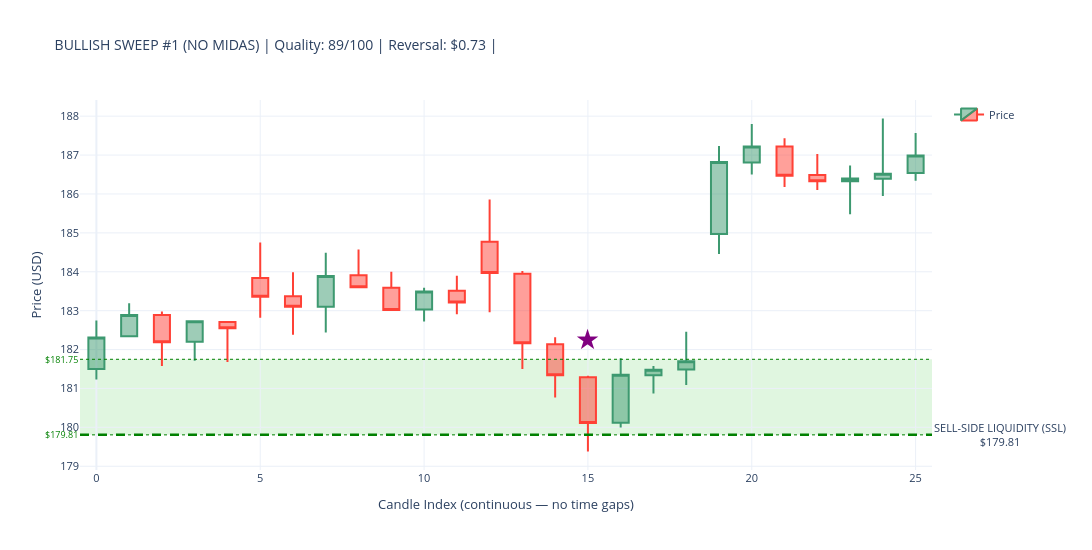
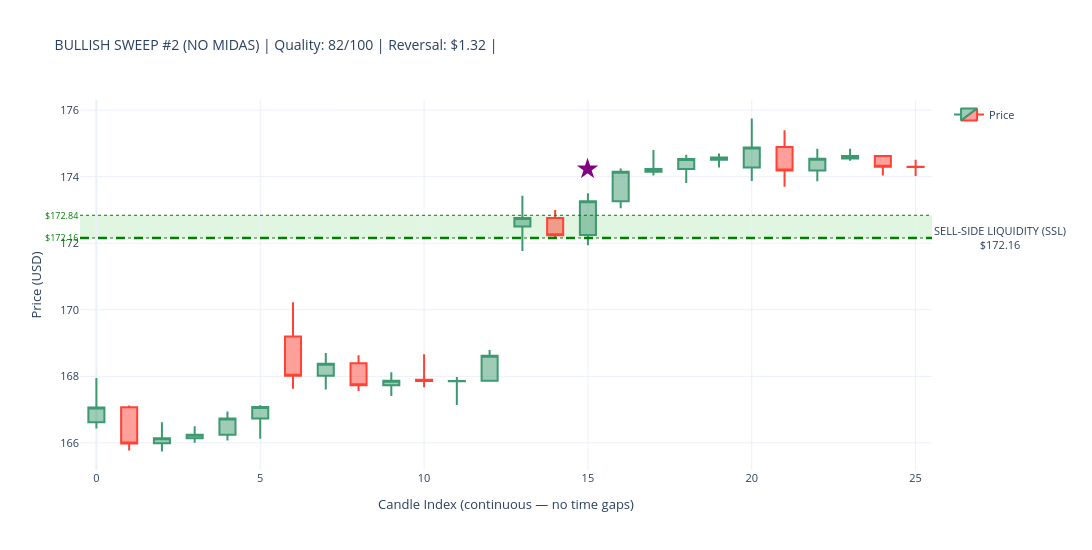
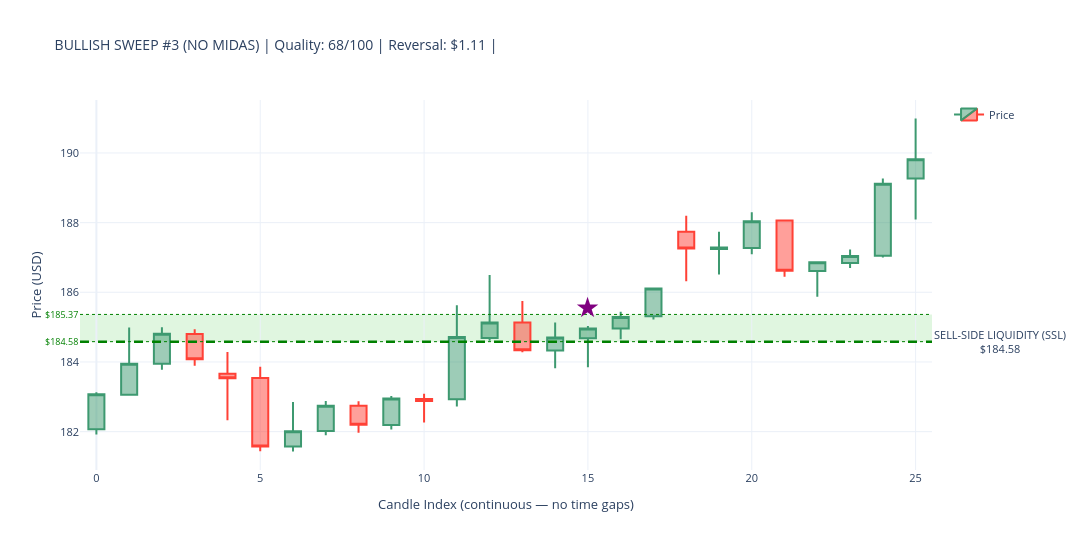
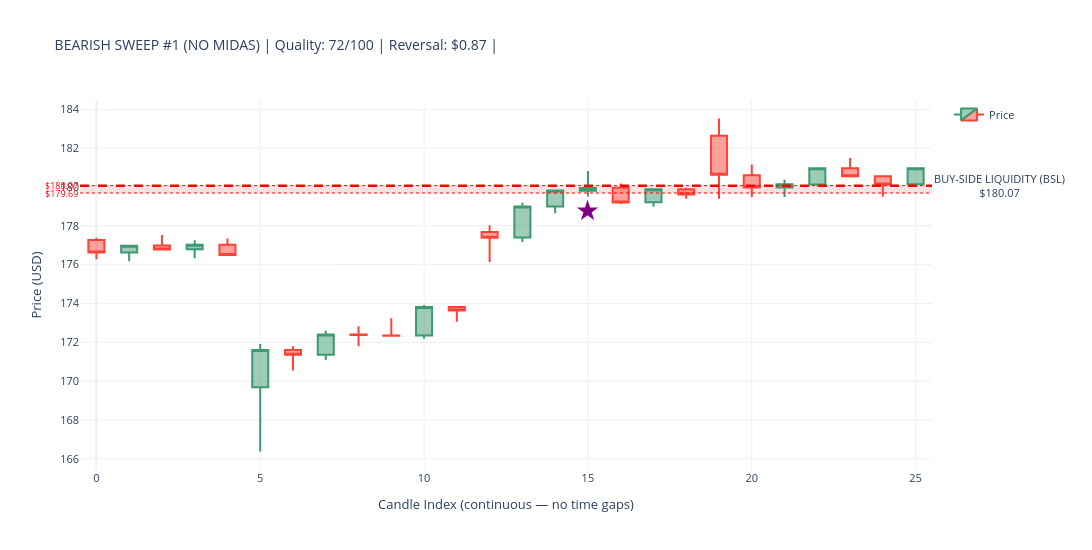

Source (notebook cell) for these figures, in order:
### Code cell
# ---------------------------------------------------------------------------
# SWEEP DETECTION CANDLESTICK VISUALIZATIONS WITH LIQUIDITY ZONES
# ---------------------------------------------------------------------------

required_vars = ['sweeps_hourly_no_midas', 'sweeps_hourly_with_midas', 'hourly_data']
missing_vars  = [v for v in required_vars if v not in globals()]

if missing_vars:
    print(f"\n⚠ WARNING: Missing variables — {missing_vars}")
    print("Please execute Part 8 first. Skipping visualization...")
else:
    print("\n✓ All required variables present. Proceeding with visualization...")

if not missing_vars:

    print("\n" + "=" * 70)
    print("VISUALIZING TOP SWEEPS — CANDLESTICK CHARTS WITH LIQUIDITY ZONES")
    print("=" * 70)

    import plotly.graph_objects as go

    price_data = hourly_data.copy()
    print(f"\n✓ Hourly data: {len(price_data)} candles")
    print(f"  Date range: {price_data['timestamp'].min().date()} → "
          f"{price_data['timestamp'].max().date()}")

    print(f"\nSweep data check:")
    print(f"  NO MIDAS  : {len(sweeps_hourly_no_midas)} total sweeps")
    if len(sweeps_hourly_no_midas) > 0:
        print(f"    Bullish : {(sweeps_hourly_no_midas['sweep_type']=='BULLISH').sum()}")
        print(f"    Bearish : {(sweeps_hourly_no_midas['sweep_type']=='BEARISH').sum()}")
    print(f"  WITH MIDAS: {len(sweeps_hourly_with_midas)} total sweeps")
    if len(sweeps_hourly_with_midas) > 0:
        print(f"    Bullish : {(sweeps_hourly_with_midas['sweep_type']=='BULLISH').sum()}")
        print(f"    Bearish : {(sweeps_hourly_with_midas['sweep_type']=='BEARISH').sum()}")


    def make_candlestick_chart_with_zones(
        price_df, sweep_timestamp, zone_level,
        zone_top, zone_bottom,
        sweep_type, chart_title
    ):
        try:
            # ── exact-hour timestamp match ────────────────────────────────────
            sweep_ts       = pd.to_datetime(sweep_timestamp)
            sweep_ts_naive = sweep_ts.tz_localize(None) if sweep_ts.tzinfo else sweep_ts
            ts_col_naive   = pd.to_datetime(price_df['timestamp']).dt.tz_localize(None)

            exact = price_df[ts_col_naive == sweep_ts_naive]
            sweep_idx = exact.index[0] if len(exact) > 0 else (
                (ts_col_naive - sweep_ts_naive).abs().idxmin()
            )

            sweep_pos = price_df.index.get_loc(sweep_idx)
            start_pos = max(0, sweep_pos - 15)
            end_pos   = min(len(price_df) - 1, sweep_pos + 10)

            subset = price_df.iloc[start_pos : end_pos + 1].copy().reset_index(drop=True)
            subset['candle_idx'] = range(len(subset))

            # FIX: build hover text as a list — Candlestick uses `text`, not `hovertemplate`
            hover_texts = [
                (f"{row['timestamp'].strftime('%Y-%m-%d %H:%M')}<br>"
                 f"O: ${row['open']:.2f}  H: ${row['high']:.2f}<br>"
                 f"L: ${row['low']:.2f}   C: ${row['close']:.2f}")
                for _, row in subset.iterrows()
            ]

            # ── candlestick ───────────────────────────────────────────────────
            fig = go.Figure(data=[go.Candlestick(
                x=subset['candle_idx'],
                open=subset['open'],  high=subset['high'],
                low=subset['low'],    close=subset['close'],
                name='Price',
                text=hover_texts,          # ← was hovertemplate (unsupported)
                hoverinfo='text',          # tell Plotly to show our text on hover
            )])

            # ── ICT-correct zone labels + actual boundaries ───────────────────
            if sweep_type == 'BULLISH':
                fill_color = 'rgba(0,180,0,0.12)'
                line_color = 'green'
                zone_label = 'SELL-SIDE LIQUIDITY (SSL)'
            else:
                fill_color = 'rgba(220,0,0,0.12)'
                line_color = 'red'
                zone_label = 'BUY-SIDE LIQUIDITY (BSL)'

            fig.add_hrect(
                y0=zone_bottom, y1=zone_top,
                fillcolor=fill_color, opacity=1.0,
                layer='below', line_width=0,
            )
            fig.add_hline(
                y=zone_level,
                line_width=2.5, line_dash='dash', line_color=line_color,
                annotation_text=f'{zone_label}<br>${zone_level:.2f}',
                annotation_position='right',
                annotation=dict(font_size=11, bgcolor='rgba(255,255,255,0.85)')
            )
            for y_val in [zone_top, zone_bottom]:
                fig.add_hline(
                    y=y_val, line_width=1, line_dash='dot', line_color=line_color,
                    annotation_text=f'${y_val:.2f}', annotation_position='left',
                    annotation=dict(font_size=9, font_color=line_color)
                )

            # ── sweep marker ──────────────────────────────────────────────────
            sweep_subset_pos = sweep_pos - start_pos
            if 0 <= sweep_subset_pos < len(subset):
                row_c = subset.iloc[sweep_subset_pos]
                cr    = row_c['high'] - row_c['low']
                arrow_y = (row_c['high'] + cr * 0.5 if sweep_type == 'BULLISH'
                           else row_c['low'] - cr * 0.5)
                fig.add_annotation(
                    x=row_c['candle_idx'], y=arrow_y,
                    text='★', showarrow=False,
                    font=dict(size=28, color='purple'),
                    xanchor='center'
                )

            fig.update_layout(
                title=dict(text=chart_title, font=dict(size=14)),
                yaxis_title='Price (USD)',
                xaxis_title='Candle Index (continuous — no time gaps)',
                template='plotly_white',
                height=550, width=1150,
                hovermode='x unified',
                xaxis_rangeslider_visible=False,
                xaxis=dict(type='linear'),
                showlegend=True,
                font=dict(size=11),
                margin=dict(l=80, r=160, t=100, b=80),
            )
            return fig

        except Exception as e:
            print(f"      ✗ Error ({type(e).__name__}): {e}")
            return None


    def plot_sweep_set(sweeps_df, label):
        if sweeps_df.empty:
            print(f"\n✗ No sweeps in {label} dataset")
            return

        print(f"\n{'=' * 70}")
        print(f"{label} SWEEPS WITH LIQUIDITY ZONES")
        print('=' * 70)

        for sweep_type, side_label in [
            ('BULLISH', 'SSL Raids (demand zone sweeps — bullish reversal)'),
            ('BEARISH', 'BSL Raids (supply zone sweeps — bearish reversal)'),
        ]:
            subset = (
                sweeps_df[sweeps_df['sweep_type'] == sweep_type]
                .nlargest(3, 'sweep_quality_score')
            )
            print(f"\n{side_label}  ({len(subset)} shown):")

            for i, (_, row) in enumerate(subset.iterrows(), 1):
                z_top = float(row.get('zone_top',    row['zone_level'] * 1.005))
                z_bot = float(row.get('zone_bottom', row['zone_level'] * 0.995))

                title = (
                    f"{sweep_type} SWEEP #{i} ({label}) | "
                    f"Quality: {row['sweep_quality_score']:.0f}/100 | "
                    f"Reversal: ${row['reversal_distance']:.2f} | "
                )
                print(f"  {i}. {row['timestamp']}  zone=${row['zone_level']:.2f}")

                fig = make_candlestick_chart_with_zones(
                    price_data,
                    sweep_timestamp = row['timestamp'],
                    zone_level      = row['zone_level'],
                    zone_top        = z_top,
                    zone_bottom     = z_bot,
                    sweep_type      = sweep_type,
                    chart_title     = title,
                )
                if fig:
                    fig.show()
                else:
                    print("      → Could not create chart")


    plot_sweep_set(sweeps_hourly_no_midas,   'NO MIDAS')
    plot_sweep_set(sweeps_hourly_with_midas, 'WITH MIDAS')

    print("\n" + "=" * 70)
    print("✓ LIQUIDITY ZONE SWEEP VISUALIZATION COMPLETE")
    print("=" * 70)
    print("\nVISUAL LEGEND:")
    print("  🟢 GREEN ZONE : Demand zone — SSL raid (BULLISH sweep, reversal up)")
    print("  🔴 RED ZONE   : Supply zone — BSL raid (BEARISH sweep, reversal down)")
    print("  ★ Star        : Exact sweep detection candle")
    print("  - - Dashed    : Zone midline (zone_level)")
    print("  ··· Dotted    : Actual zone top / bottom boundaries")

### Figure 1 — Plotly figure (JSON) as saved in the notebook; plotly's stock layout.template omitted (floating-point values rounded to 4 significant figures)
{"data": [{"close": [182.3, 182.9, 182.2, 182.7, 182.6, 183.4, 183.1, 183.9, 183.6, 183.0, 183.5, 183.2, 184.0, 182.2, 181.3, 180.1, 181.3, 181.5, 181.7, 186.8, 187.2, 186.5, 186.3, 186.4, 186.5, 187.0], "high": [182.8, 183.2, 183.0, 182.7, 182.7, 184.8, 184.0, 184.5, 184.6, 184, 183.6, 183.9, 185.9, 184.0, 182.3, 181.3, 181.8, 181.6, 182.5, 187.2, 187.8, 187.4, 187.0, 186.7, 187.9, 187.6], "hoverinfo": "text", "low": [181.2, 182.3, 181.6, 181.7, 181.7, 182.8, 182.4, 182.4, 183.6, 183.0, 182.7, 182.9, 183.0, 181.5, 180.8, 179.4, 180, 180.9, 181.1, 184.5, 186.5, 186.2, 186.1, 185.5, 185.9, 186.3], "name": "Price", "open": [181.5, 182.3, 182.9, 182.2, 182.7, 183.8, 183.4, 183.1, 183.9, 183.6, 183.0, 183.5, 184.8, 183.9, 182.1, 181.3, 180.1, 181.3, 181.5, 185.0, 186.8, 187.2, 186.5, 186.3, 186.4, 186.5], "text": ["2024-07-26 11:30<br>O: $181.50  H: $182.75<br>L: $181.23   C: $182.31", "2024-07-26 12:30<br>O: $182.34  H: $183.19<br>L: $182.33   C: $182.89", "2024-07-26 13:30<br>O: $182.89  H: $182.98<br>L: $181.58   C: $182.19", "2024-07-26 14:30<br>O: $182.20  H: $182.73<br>L: $181.71   C: $182.73", "2024-07-26 15:30<br>O: $182.71  H: $182.72<br>L: $181.68   C: $182.55", "2024-07-29 09:30<br>O: $183.84  H: $184.75<br>L: $182.82   C: $183.36", "2024-07-29 10:30<br>O: $183.37  H: $183.99<br>L: $182.38   C: $183.10", "2024-07-29 11:30<br>O: $183.10  H: $184.49<br>L: $182.44   C: $183.89", "2024-07-29 12:30<br>O: $183.91  H: $184.57<br>L: $183.60   C: $183.60", "2024-07-29 13:30<br>O: $183.59  H: $184.00<br>L: $182.99   C: $183.02", "2024-07-29 14:30<br>O: $183.03  H: $183.59<br>L: $182.72   C: $183.49", "2024-07-29 15:30<br>O: $183.51  H: $183.90<br>L: $182.91   C: $183.21", "2024-07-30 09:30<br>O: $184.77  H: $185.86<br>L: $182.96   C: $183.97", "2024-07-30 10:30<br>O: $183.95  H: $184.02<br>L: $181.50   C: $182.16", "2024-07-30 11:30<br>O: $182.14  H: $182.32<br>L: $180.77   C: $181.34", "2024-07-30 12:30<br>O: $181.29  H: $181.33<br>L: $179.38   C: $180.11", "2024-07-30 13:30<br>O: $180.12  H: $181.78<br>L: $180.00   C: $181.35", "2024-07-30 14:30<br>O: $181.34  H: $181.58<br>L: $180.87   C: $181.48", "2024-07-30 15:30<br>O: $181.49  H: $182.46<br>L: $181.09   C: $181.70", "2024-07-31 09:30<br>O: $184.97  H: $187.23<br>L: $184.46   C: $186.82", "2024-07-31 10:30<br>O: $186.81  H: $187.80<br>L: $186.50   C: $187.22", "2024-07-31 11:30<br>O: $187.22  H: $187.43<br>L: $186.18   C: $186.47", "2024-07-31 12:30<br>O: $186.49  H: $187.03<br>L: $186.10   C: $186.33", "2024-07-31 13:30<br>O: $186.33  H: $186.73<br>L: $185.48   C: $186.40", "2024-07-31 14:30<br>O: $186.39  H: $187.94<br>L: $185.95   C: $186.52", "2024-07-31 15:30<br>O: $186.54  H: $187.57<br>L: $186.34   C: $186.99"], "type": "candlestick", "x": [0, 1, 2, 3, 4, 5, 6, 7, 8, 9, 10, 11, 12, 13, 14, 15, 16, 17, 18, 19, 20, 21, 22, 23, 24, 25]}], "layout": {"annotations": [{"bgcolor": "rgba(255,255,255,0.85)", "font": {"size": 11}, "showarrow": false, "text": "SELL-SIDE LIQUIDITY (SSL)<br>$179.81", "x": 1, "xanchor": "left", "xref": "x domain", "y": 179.8, "yanchor": "middle", "yref": "y"}, {"font": {"color": "green", "size": 9}, "showarrow": false, "text": "$181.75", "x": 0, "xanchor": "right", "xref": "x domain", "y": 181.8, "yanchor": "middle", "yref": "y"}, {"font": {"color": "green", "size": 9}, "showarrow": false, "text": "$179.81", "x": 0, "xanchor": "right", "xref": "x domain", "y": 179.8, "yanchor": "middle", "yref": "y"}, {"font": {"color": "purple", "size": 28}, "showarrow": false, "text": "★", "x": 15, "xanchor": "center", "y": 182.3}], "font": {"size": 11}, "height": 550, "hovermode": "x unified", "margin": {"b": 80, "l": 80, "r": 160, "t": 100}, "shapes": [{"fillcolor": "rgba(0,180,0,0.12)", "layer": "below", "line": {"width": 0}, "opacity": 1, "type": "rect", "x0": 0, "x1": 1, "xref": "x domain", "y0": 179.8, "y1": 181.8, "yref": "y"}, {"line": {"color": "green", "dash": "dash", "width": 2.5}, "type": "line", "x0": 0, "x1": 1, "xref": "x domain", "y0": 179.8, "y1": 179.8, "yref": "y"}, {"line": {"color": "green", "dash": "dot", "width": 1}, "type": "line", "x0": 0, "x1": 1, "xref": "x domain", "y0": 181.8, "y1": 181.8, "yref": "y"}, {"line": {"color": "green", "dash": "dot", "width": 1}, "type": "line", "x0": 0, "x1": 1, "xref": "x domain", "y0": 179.8, "y1": 179.8, "yref": "y"}], "showlegend": true, "title": {"font": {"size": 14}, "text": "BULLISH SWEEP #1 (NO MIDAS) | Quality: 89/100 | Reversal: $0.73 | "}, "width": 1150, "xaxis": {"rangeslider": {"visible": false}, "title": {"text": "Candle Index (continuous — no time gaps)"}, "type": "linear"}, "yaxis": {"title": {"text": "Price (USD)"}}}}

### Figure 2 — Plotly figure (JSON) as saved in the notebook; plotly's stock layout.template omitted (floating-point values rounded to 4 significant figures)
{"data": [{"close": [167.1, 166.0, 166.1, 166.2, 166.7, 167.1, 168.0, 168.4, 167.7, 167.9, 167.9, 167.9, 168.6, 172.8, 172.2, 173.3, 174.2, 174.2, 174.5, 174.6, 174.9, 174.2, 174.5, 174.6, 174.3, 174.3], "high": [167.9, 167.1, 166.6, 166.5, 166.9, 167.1, 170.2, 168.7, 168.6, 168.1, 168.7, 168.0, 168.8, 173.4, 173, 173.5, 174.2, 174.8, 174.7, 174.7, 175.8, 175.4, 174.8, 174.8, 174.6, 174.5], "hoverinfo": "text", "low": [166.4, 165.8, 165.7, 166, 166.1, 166.1, 167.6, 167.6, 167.6, 167.4, 167.7, 167.1, 167.9, 171.8, 172.2, 171.9, 173.1, 174.0, 173.8, 174.3, 173.9, 173.7, 173.9, 174.5, 174.0, 174.0], "name": "Price", "open": [166.6, 167.1, 166.0, 166.1, 166.2, 166.7, 169.2, 168.0, 168.4, 167.7, 167.9, 167.8, 167.9, 172.5, 172.8, 172.2, 173.3, 174.2, 174.2, 174.5, 174.3, 174.9, 174.2, 174.6, 174.6, 174.3], "text": ["2024-02-20 10:30<br>O: $166.62  H: $167.95<br>L: $166.43   C: $167.06", "2024-02-20 11:30<br>O: $167.07  H: $167.12<br>L: $165.77   C: $165.98", "2024-02-20 12:30<br>O: $165.99  H: $166.62<br>L: $165.74   C: $166.14", "2024-02-20 13:30<br>O: $166.14  H: $166.50<br>L: $166.00   C: $166.24", "2024-02-20 14:30<br>O: $166.24  H: $166.94<br>L: $166.07   C: $166.73", "2024-02-20 15:30<br>O: $166.73  H: $167.13<br>L: $166.12   C: $167.08", "2024-02-21 09:30<br>O: $169.20  H: $170.23<br>L: $167.63   C: $168.02", "2024-02-21 10:30<br>O: $168.02  H: $168.70<br>L: $167.60   C: $168.38", "2024-02-21 11:30<br>O: $168.39  H: $168.63<br>L: $167.56   C: $167.73", "2024-02-21 12:30<br>O: $167.73  H: $168.12<br>L: $167.41   C: $167.87", "2024-02-21 13:30<br>O: $167.90  H: $168.66<br>L: $167.67   C: $167.86", "2024-02-21 14:30<br>O: $167.85  H: $167.98<br>L: $167.14   C: $167.86", "2024-02-21 15:30<br>O: $167.87  H: $168.79<br>L: $167.87   C: $168.62", "2024-02-22 09:30<br>O: $172.50  H: $173.43<br>L: $171.77   C: $172.76", "2024-02-22 10:30<br>O: $172.76  H: $173.00<br>L: $172.16   C: $172.24", "2024-02-22 11:30<br>O: $172.25  H: $173.50<br>L: $171.94   C: $173.26", "2024-02-22 12:30<br>O: $173.26  H: $174.25<br>L: $173.05   C: $174.15", "2024-02-22 13:30<br>O: $174.15  H: $174.80<br>L: $174.04   C: $174.23", "2024-02-22 14:30<br>O: $174.23  H: $174.66<br>L: $173.81   C: $174.53", "2024-02-22 15:30<br>O: $174.51  H: $174.70<br>L: $174.28   C: $174.58", "2024-02-23 09:30<br>O: $174.28  H: $175.75<br>L: $173.87   C: $174.88", "2024-02-23 10:30<br>O: $174.89  H: $175.40<br>L: $173.70   C: $174.19", "2024-02-23 11:30<br>O: $174.19  H: $174.84<br>L: $173.86   C: $174.54", "2024-02-23 12:30<br>O: $174.55  H: $174.84<br>L: $174.48   C: $174.62", "2024-02-23 13:30<br>O: $174.62  H: $174.63<br>L: $174.04   C: $174.30", "2024-02-23 14:30<br>O: $174.30  H: $174.51<br>L: $174.02   C: $174.29"], "type": "candlestick", "x": [0, 1, 2, 3, 4, 5, 6, 7, 8, 9, 10, 11, 12, 13, 14, 15, 16, 17, 18, 19, 20, 21, 22, 23, 24, 25]}], "layout": {"annotations": [{"bgcolor": "rgba(255,255,255,0.85)", "font": {"size": 11}, "showarrow": false, "text": "SELL-SIDE LIQUIDITY (SSL)<br>$172.16", "x": 1, "xanchor": "left", "xref": "x domain", "y": 172.2, "yanchor": "middle", "yref": "y"}, {"font": {"color": "green", "size": 9}, "showarrow": false, "text": "$172.84", "x": 0, "xanchor": "right", "xref": "x domain", "y": 172.8, "yanchor": "middle", "yref": "y"}, {"font": {"color": "green", "size": 9}, "showarrow": false, "text": "$172.16", "x": 0, "xanchor": "right", "xref": "x domain", "y": 172.2, "yanchor": "middle", "yref": "y"}, {"font": {"color": "purple", "size": 28}, "showarrow": false, "text": "★", "x": 15, "xanchor": "center", "y": 174.3}], "font": {"size": 11}, "height": 550, "hovermode": "x unified", "margin": {"b": 80, "l": 80, "r": 160, "t": 100}, "shapes": [{"fillcolor": "rgba(0,180,0,0.12)", "layer": "below", "line": {"width": 0}, "opacity": 1, "type": "rect", "x0": 0, "x1": 1, "xref": "x domain", "y0": 172.2, "y1": 172.8, "yref": "y"}, {"line": {"color": "green", "dash": "dash", "width": 2.5}, "type": "line", "x0": 0, "x1": 1, "xref": "x domain", "y0": 172.2, "y1": 172.2, "yref": "y"}, {"line": {"color": "green", "dash": "dot", "width": 1}, "type": "line", "x0": 0, "x1": 1, "xref": "x domain", "y0": 172.8, "y1": 172.8, "yref": "y"}, {"line": {"color": "green", "dash": "dot", "width": 1}, "type": "line", "x0": 0, "x1": 1, "xref": "x domain", "y0": 172.2, "y1": 172.2, "yref": "y"}], "showlegend": true, "title": {"font": {"size": 14}, "text": "BULLISH SWEEP #2 (NO MIDAS) | Quality: 82/100 | Reversal: $1.32 | "}, "width": 1150, "xaxis": {"rangeslider": {"visible": false}, "title": {"text": "Candle Index (continuous — no time gaps)"}, "type": "linear"}, "yaxis": {"title": {"text": "Price (USD)"}}}}

### Figure 3 — Plotly figure (JSON) as saved in the notebook; plotly's stock layout.template omitted (floating-point values rounded to 4 significant figures)
{"data": [{"close": [183.1, 183.9, 184.8, 184.1, 183.5, 181.6, 182.0, 182.7, 182.2, 182.9, 182.9, 184.7, 185.1, 184.3, 184.7, 185.0, 185.3, 186.1, 187.3, 187.3, 188.0, 186.6, 186.9, 187.0, 189.1, 189.8], "high": [183.1, 185.0, 185, 184.9, 184.3, 183.9, 182.8, 182.9, 182.9, 183.0, 183.1, 185.6, 186.5, 185.8, 185.1, 185.0, 185.4, 186.1, 188.2, 187.7, 188.3, 188.1, 186.9, 187.2, 189.3, 191.0], "hoverinfo": "text", "low": [181.9, 183.1, 183.8, 183.9, 182.3, 181.4, 181.4, 181.9, 182.0, 182.1, 182.3, 182.7, 184.6, 184.3, 183.8, 183.8, 184.7, 185.2, 186.3, 186.5, 187.1, 186.4, 185.9, 186.7, 187, 188.1], "name": "Price", "open": [182.1, 183.1, 183.9, 184.8, 183.7, 183.5, 181.6, 182.0, 182.7, 182.2, 182.9, 182.9, 184.7, 185.1, 184.3, 184.7, 185.0, 185.3, 187.7, 187.2, 187.3, 188.1, 186.6, 186.8, 187.1, 189.3], "text": ["2024-06-17 12:30<br>O: $182.07  H: $183.13<br>L: $181.92   C: $183.07", "2024-06-17 13:30<br>O: $183.06  H: $184.99<br>L: $183.05   C: $183.95", "2024-06-17 14:30<br>O: $183.95  H: $185.00<br>L: $183.78   C: $184.81", "2024-06-17 15:30<br>O: $184.80  H: $184.94<br>L: $183.89   C: $184.08", "2024-06-18 09:30<br>O: $183.66  H: $184.29<br>L: $182.33   C: $183.53", "2024-06-18 10:30<br>O: $183.54  H: $183.86<br>L: $181.44   C: $181.57", "2024-06-18 11:30<br>O: $181.57  H: $182.85<br>L: $181.43   C: $182.01", "2024-06-18 12:30<br>O: $182.02  H: $182.88<br>L: $181.90   C: $182.74", "2024-06-18 13:30<br>O: $182.74  H: $182.87<br>L: $181.97   C: $182.20", "2024-06-18 14:30<br>O: $182.19  H: $183.02<br>L: $182.06   C: $182.95", "2024-06-18 15:30<br>O: $182.94  H: $183.09<br>L: $182.26   C: $182.88", "2024-06-20 09:30<br>O: $182.93  H: $185.63<br>L: $182.72   C: $184.72", "2024-06-20 10:30<br>O: $184.69  H: $186.50<br>L: $184.61   C: $185.13", "2024-06-20 11:30<br>O: $185.13  H: $185.75<br>L: $184.28   C: $184.34", "2024-06-20 12:30<br>O: $184.33  H: $185.13<br>L: $183.82   C: $184.70", "2024-06-20 13:30<br>O: $184.68  H: $185.03<br>L: $183.85   C: $184.96", "2024-06-20 14:30<br>O: $184.96  H: $185.44<br>L: $184.65   C: $185.29", "2024-06-20 15:30<br>O: $185.31  H: $186.11<br>L: $185.22   C: $186.11", "2024-06-21 09:30<br>O: $187.74  H: $188.20<br>L: $186.32   C: $187.26", "2024-06-21 10:30<br>O: $187.24  H: $187.74<br>L: $186.51   C: $187.29", "2024-06-21 11:30<br>O: $187.27  H: $188.30<br>L: $187.09   C: $188.04", "2024-06-21 12:30<br>O: $188.06  H: $188.06<br>L: $186.45   C: $186.62", "2024-06-21 13:30<br>O: $186.61  H: $186.87<br>L: $185.87   C: $186.86", "2024-06-21 14:30<br>O: $186.84  H: $187.23<br>L: $186.70   C: $187.04", "2024-06-21 15:30<br>O: $187.05  H: $189.27<br>L: $187.00   C: $189.12", "2024-06-24 09:30<br>O: $189.27  H: $190.99<br>L: $188.09   C: $189.82"], "type": "candlestick", "x": [0, 1, 2, 3, 4, 5, 6, 7, 8, 9, 10, 11, 12, 13, 14, 15, 16, 17, 18, 19, 20, 21, 22, 23, 24, 25]}], "layout": {"annotations": [{"bgcolor": "rgba(255,255,255,0.85)", "font": {"size": 11}, "showarrow": false, "text": "SELL-SIDE LIQUIDITY (SSL)<br>$184.58", "x": 1, "xanchor": "left", "xref": "x domain", "y": 184.6, "yanchor": "middle", "yref": "y"}, {"font": {"color": "green", "size": 9}, "showarrow": false, "text": "$185.37", "x": 0, "xanchor": "right", "xref": "x domain", "y": 185.4, "yanchor": "middle", "yref": "y"}, {"font": {"color": "green", "size": 9}, "showarrow": false, "text": "$184.58", "x": 0, "xanchor": "right", "xref": "x domain", "y": 184.6, "yanchor": "middle", "yref": "y"}, {"font": {"color": "purple", "size": 28}, "showarrow": false, "text": "★", "x": 15, "xanchor": "center", "y": 185.6}], "font": {"size": 11}, "height": 550, "hovermode": "x unified", "margin": {"b": 80, "l": 80, "r": 160, "t": 100}, "shapes": [{"fillcolor": "rgba(0,180,0,0.12)", "layer": "below", "line": {"width": 0}, "opacity": 1, "type": "rect", "x0": 0, "x1": 1, "xref": "x domain", "y0": 184.6, "y1": 185.4, "yref": "y"}, {"line": {"color": "green", "dash": "dash", "width": 2.5}, "type": "line", "x0": 0, "x1": 1, "xref": "x domain", "y0": 184.6, "y1": 184.6, "yref": "y"}, {"line": {"color": "green", "dash": "dot", "width": 1}, "type": "line", "x0": 0, "x1": 1, "xref": "x domain", "y0": 185.4, "y1": 185.4, "yref": "y"}, {"line": {"color": "green", "dash": "dot", "width": 1}, "type": "line", "x0": 0, "x1": 1, "xref": "x domain", "y0": 184.6, "y1": 184.6, "yref": "y"}], "showlegend": true, "title": {"font": {"size": 14}, "text": "BULLISH SWEEP #3 (NO MIDAS) | Quality: 68/100 | Reversal: $1.11 | "}, "width": 1150, "xaxis": {"rangeslider": {"visible": false}, "title": {"text": "Candle Index (continuous — no time gaps)"}, "type": "linear"}, "yaxis": {"title": {"text": "Price (USD)"}}}}

### Figure 4 — Plotly figure (JSON) as saved in the notebook; plotly's stock layout.template omitted (floating-point values rounded to 4 significant figures)
{"data": [{"close": [176.6, 177.0, 176.8, 177.0, 176.5, 171.6, 171.3, 172.4, 172.4, 172.3, 173.8, 173.6, 177.4, 179.0, 179.8, 179.9, 179.2, 179.9, 179.6, 180.6, 180.0, 180.1, 181.0, 180.6, 180.1, 181.0], "high": [177.4, 177, 177.5, 177.2, 177.3, 171.9, 171.8, 172.6, 172.8, 173.2, 173.9, 173.8, 178.0, 179.2, 179.9, 180.8, 180.2, 179.9, 180.0, 183.5, 181.2, 180.4, 181.0, 181.5, 180.6, 181.0], "hoverinfo": "text", "low": [176.3, 176.2, 176.7, 176.3, 176.5, 166.4, 170.6, 171.1, 171.8, 172.3, 172.2, 173.1, 176.1, 177.2, 178.7, 179.5, 179.1, 179.0, 179.4, 179.4, 179.5, 179.5, 180.0, 180.5, 179.5, 180.1], "name": "Price", "open": [177.3, 176.6, 177.0, 176.8, 177.0, 169.7, 171.6, 171.4, 172.4, 172.3, 172.3, 173.8, 177.7, 177.4, 179.0, 179.8, 180.0, 179.2, 179.9, 182.6, 180.6, 180.0, 180.1, 181.0, 180.6, 180.1], "text": ["2024-04-24 11:30<br>O: $177.27  H: $177.39<br>L: $176.28   C: $176.63", "2024-04-24 12:30<br>O: $176.62  H: $177.00<br>L: $176.18   C: $176.97", "2024-04-24 13:30<br>O: $176.98  H: $177.53<br>L: $176.73   C: $176.78", "2024-04-24 14:30<br>O: $176.79  H: $177.25<br>L: $176.33   C: $177.02", "2024-04-24 15:30<br>O: $177.02  H: $177.35<br>L: $176.50   C: $176.50", "2024-04-25 09:30<br>O: $169.68  H: $171.91<br>L: $166.37   C: $171.60", "2024-04-25 10:30<br>O: $171.60  H: $171.79<br>L: $170.55   C: $171.35", "2024-04-25 11:30<br>O: $171.36  H: $172.59<br>L: $171.08   C: $172.40", "2024-04-25 12:30<br>O: $172.40  H: $172.82<br>L: $171.79   C: $172.37", "2024-04-25 13:30<br>O: $172.35  H: $173.24<br>L: $172.30   C: $172.34", "2024-04-25 14:30<br>O: $172.35  H: $173.92<br>L: $172.18   C: $173.81", "2024-04-25 15:30<br>O: $173.81  H: $173.82<br>L: $173.06   C: $173.64", "2024-04-26 09:30<br>O: $177.68  H: $178.03<br>L: $176.13   C: $177.38", "2024-04-26 10:30<br>O: $177.40  H: $179.19<br>L: $177.16   C: $178.99", "2024-04-26 11:30<br>O: $178.99  H: $179.86<br>L: $178.65   C: $179.82", "2024-04-26 12:30<br>O: $179.81  H: $180.82<br>L: $179.51   C: $179.95", "2024-04-26 13:30<br>O: $179.96  H: $180.18<br>L: $179.13   C: $179.20", "2024-04-26 14:30<br>O: $179.21  H: $179.91<br>L: $178.98   C: $179.89", "2024-04-26 15:30<br>O: $179.89  H: $179.96<br>L: $179.39   C: $179.62", "2024-04-29 09:30<br>O: $182.64  H: $183.53<br>L: $179.39   C: $180.63", "2024-04-29 10:30<br>O: $180.61  H: $181.16<br>L: $179.48   C: $179.97", "2024-04-29 11:30<br>O: $179.98  H: $180.38<br>L: $179.48   C: $180.14", "2024-04-29 12:30<br>O: $180.13  H: $180.98<br>L: $180.02   C: $180.96", "2024-04-29 13:30<br>O: $180.97  H: $181.49<br>L: $180.50   C: $180.55", "2024-04-29 14:30<br>O: $180.55  H: $180.57<br>L: $179.50   C: $180.13", "2024-04-29 15:30<br>O: $180.14  H: $181.02<br>L: $180.05   C: $180.97"], "type": "candlestick", "x": [0, 1, 2, 3, 4, 5, 6, 7, 8, 9, 10, 11, 12, 13, 14, 15, 16, 17, 18, 19, 20, 21, 22, 23, 24, 25]}], "layout": {"annotations": [{"bgcolor": "rgba(255,255,255,0.85)", "font": {"size": 11}, "showarrow": false, "text": "BUY-SIDE LIQUIDITY (BSL)<br>$180.07", "x": 1, "xanchor": "left", "xref": "x domain", "y": 180.1, "yanchor": "middle", "yref": "y"}, {"font": {"color": "red", "size": 9}, "showarrow": false, "text": "$180.07", "x": 0, "xanchor": "right", "xref": "x domain", "y": 180.1, "yanchor": "middle", "yref": "y"}, {"font": {"color": "red", "size": 9}, "showarrow": false, "text": "$179.69", "x": 0, "xanchor": "right", "xref": "x domain", "y": 179.7, "yanchor": "middle", "yref": "y"}, {"font": {"color": "purple", "size": 28}, "showarrow": false, "text": "★", "x": 15, "xanchor": "center", "y": 178.9}], "font": {"size": 11}, "height": 550, "hovermode": "x unified", "margin": {"b": 80, "l": 80, "r": 160, "t": 100}, "shapes": [{"fillcolor": "rgba(220,0,0,0.12)", "layer": "below", "line": {"width": 0}, "opacity": 1, "type": "rect", "x0": 0, "x1": 1, "xref": "x domain", "y0": 179.7, "y1": 180.1, "yref": "y"}, {"line": {"color": "red", "dash": "dash", "width": 2.5}, "type": "line", "x0": 0, "x1": 1, "xref": "x domain", "y0": 180.1, "y1": 180.1, "yref": "y"}, {"line": {"color": "red", "dash": "dot", "width": 1}, "type": "line", "x0": 0, "x1": 1, "xref": "x domain", "y0": 180.1, "y1": 180.1, "yref": "y"}, {"line": {"color": "red", "dash": "dot", "width": 1}, "type": "line", "x0": 0, "x1": 1, "xref": "x domain", "y0": 179.7, "y1": 179.7, "yref": "y"}], "showlegend": true, "title": {"font": {"size": 14}, "text": "BEARISH SWEEP #1 (NO MIDAS) | Quality: 72/100 | Reversal: $0.87 | "}, "width": 1150, "xaxis": {"rangeslider": {"visible": false}, "title": {"text": "Candle Index (continuous — no time gaps)"}, "type": "linear"}, "yaxis": {"title": {"text": "Price (USD)"}}}}
